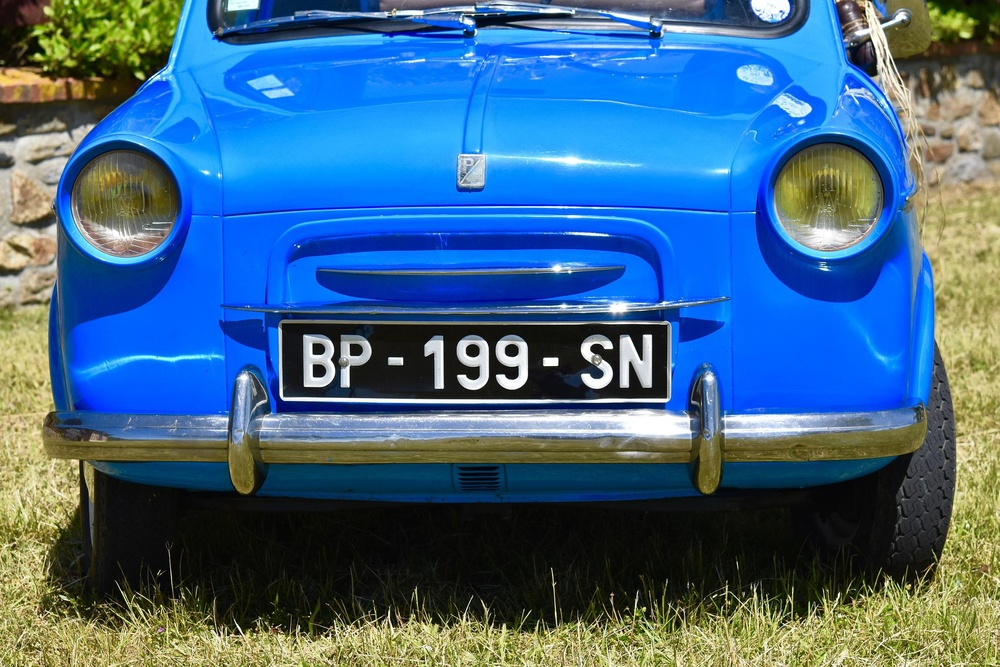
#> input picture PROJECT-SOURCE-CODE/OBJECTSIZE/SAMP/1.jpg, 1000 x 667 px, shrunk from 1920 x 1281 before the run, found by its file name
$ python -i objectsize.py   (imports and definitions only)
#> lines starting #> are read from the running program, lines starting #| are printed output that depends on the picture; after the words box and inside, x2 and y2 are one past the last pixel; in counts of white or black regions, pixels touching at a corner belong together
import cv2

def OBJECT_SIZE():
    # Load the image of the car
    image = cv2.imread("E:\\MAJOR_PROJECT\\OBJECTSIZE\\SAMP\\1.jpg")
#> image is the input picture: shape (667, 1000, 3); mean B, G, R 135.7, 103, 63.7

    # Convert the image to grayscale
    gray = cv2.cvtColor(image, cv2.COLOR_BGR2GRAY)
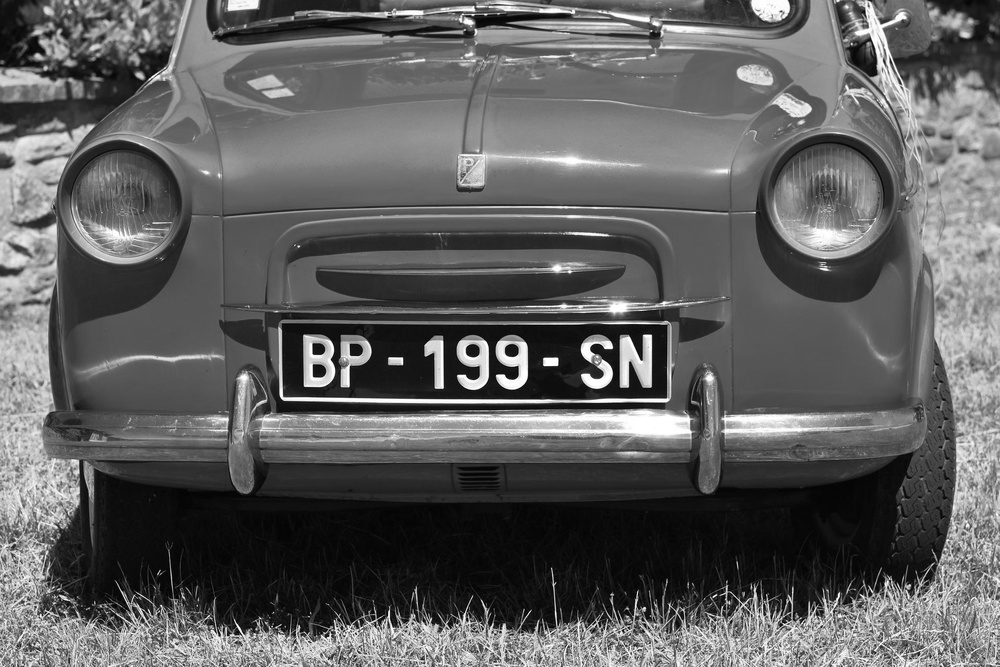
#> gray: shape (667, 1000); min 0, max 255, mean 95

    # Apply edge detection to the grayscale image
    edges = cv2.Canny(gray, 50, 150)
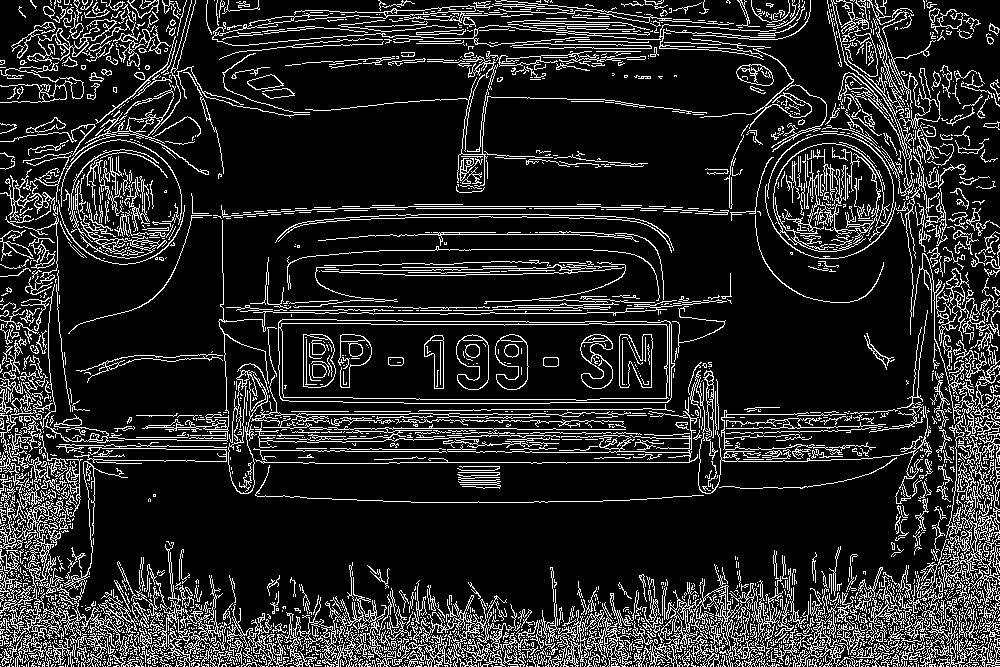
#> edges: shape (667, 1000); 15.2% white in thin lines or dots

    # Find the contours of the edges in the image
    contours, _ = cv2.findContours(edges, cv2.RETR_EXTERNAL, cv2.CHAIN_APPROX_SIMPLE)
#> contours = 2481 contours, 2251 with area under 20; largest, box (x1, y1, x2, y2) and area: (278, 319, 675, 404) 31952, (765, 143, 896, 259) 9354, (913, 253, 1000, 619) 2152, (139, 542, 225, 667) 1997, (11, 589, 137, 667) 1484

    # Find the largest contour
    largest_contour = max(contours, key=cv2.contourArea)
#> largest_contour = contour of 62 points, box (x1, y1, x2, y2) (278, 319, 675, 404), area 31952

    # Get the bounding rectangle of the largest contour
    x, y, w, h = cv2.boundingRect(largest_contour)
#> x = 278; y = 319; w = 397; h = 85

    # The width of the vehicle is the width of the bounding rectangle
    vehicle_width = w
#> vehicle_width = 397

    # Display the width of the vehicle
    #print(vehicle_width)
    return vehicle_width

#OBJECT_SIZE()

>>> result = OBJECT_SIZE()
#> result = 397
